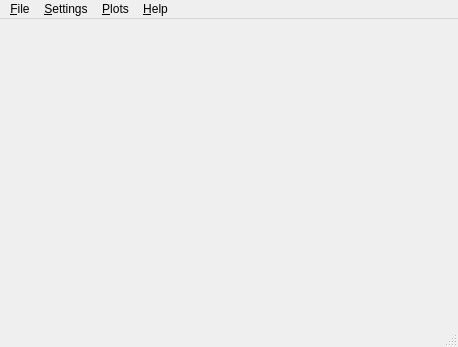
<?xml version="1.0" encoding="UTF-8"?>
<ui version="4.0">
 <class>SpectralViewer</class>
 <widget class="QMainWindow" name="SpectralViewer">
  <property name="geometry">
   <rect>
    <x>0</x>
    <y>0</y>
    <width>458</width>
    <height>347</height>
   </rect>
  </property>
  <property name="windowTitle">
   <string>SpectralViewer</string>
  </property>
  <widget class="QWidget" name="centralwidget"/>
  <widget class="QMenuBar" name="menubar">
   <property name="geometry">
    <rect>
     <x>0</x>
     <y>0</y>
     <width>458</width>
     <height>22</height>
    </rect>
   </property>
   <widget class="QMenu" name="menuSettings">
    <property name="title">
     <string>&amp;Settings</string>
    </property>
    <addaction name="actionAccelerometer"/>
    <addaction name="actionFrequencyAnalysis"/>
    <addaction name="actionVibrationMonitoring"/>
   </widget>
   <widget class="QMenu" name="menuHelp">
    <property name="title">
     <string>&amp;Help</string>
    </property>
    <addaction name="actionAbout"/>
   </widget>
   <widget class="QMenu" name="menuFile">
    <property name="title">
     <string>&amp;File</string>
    </property>
    <addaction name="actionExit"/>
   </widget>
   <widget class="QMenu" name="menuPlots">
    <property name="title">
     <string>&amp;Plots</string>
    </property>
    <addaction name="actionSelectPlots"/>
   </widget>
   <addaction name="menuFile"/>
   <addaction name="menuSettings"/>
   <addaction name="menuPlots"/>
   <addaction name="menuHelp"/>
  </widget>
  <widget class="QStatusBar" name="statusbar"/>
  <action name="actionAbout">
   <property name="text">
    <string>&amp;About</string>
   </property>
  </action>
  <action name="actionExit">
   <property name="text">
    <string>&amp;Exit</string>
   </property>
  </action>
  <action name="actionVibrationMonitoring">
   <property name="text">
    <string>&amp;Vibration Monitoring</string>
   </property>
  </action>
  <action name="actionAccelerometer">
   <property name="text">
    <string>&amp;Accelerometer</string>
   </property>
  </action>
  <action name="actionFrequencyAnalysis">
   <property name="text">
    <string>&amp;Frequency Analysis</string>
   </property>
  </action>
  <action name="actionPlotOptions">
   <property name="text">
    <string>&amp;Plot options</string>
   </property>
  </action>
  <action name="actionSelectPlots">
   <property name="text">
    <string>&amp;Select Plots</string>
   </property>
  </action>
 </widget>
 <resources/>
 <connections/>
</ui>
